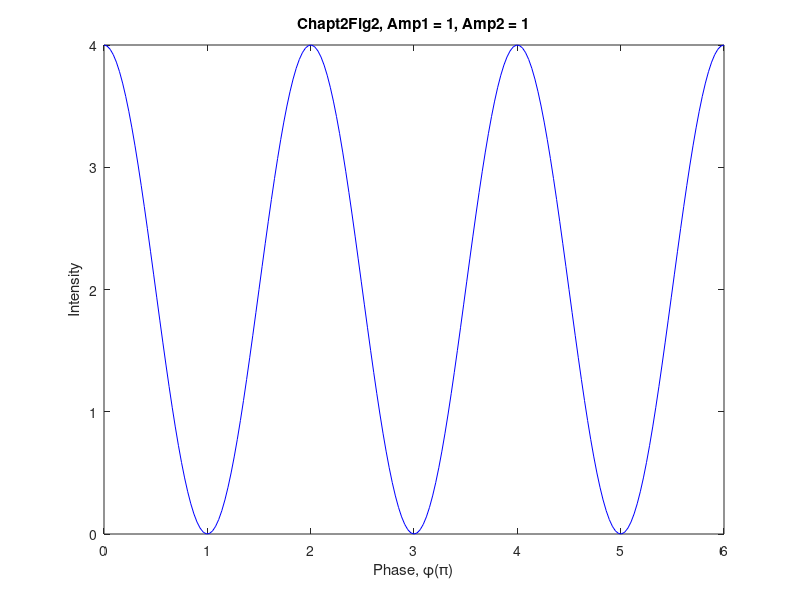

MATLAB code to generate this figure:
%Chapt2Fig2.m%interference of two waves%y is intensity%amplitude is amp1 and amp2clear;clf;amp1=1.;						%amplitude of wave 1amp2=1.;						%amplitude of wave 2xmax=6.0;step=xmax/200;x=[0:step:xmax];			%[start:increment:stop];   y=(amp1^2)+(amp2^2)+(2*amp1*amp2*cos(pi*x(:)));  %intensityfigure(1);plot(x,y,'b');temp2=['Chapt2Fig2, Amp1 = ',num2str(amp1),', Amp2 = ',num2str(amp2)];title(temp2);xlabel(['Phase, \phi(\pi)']);ylabel(['Intensity']);